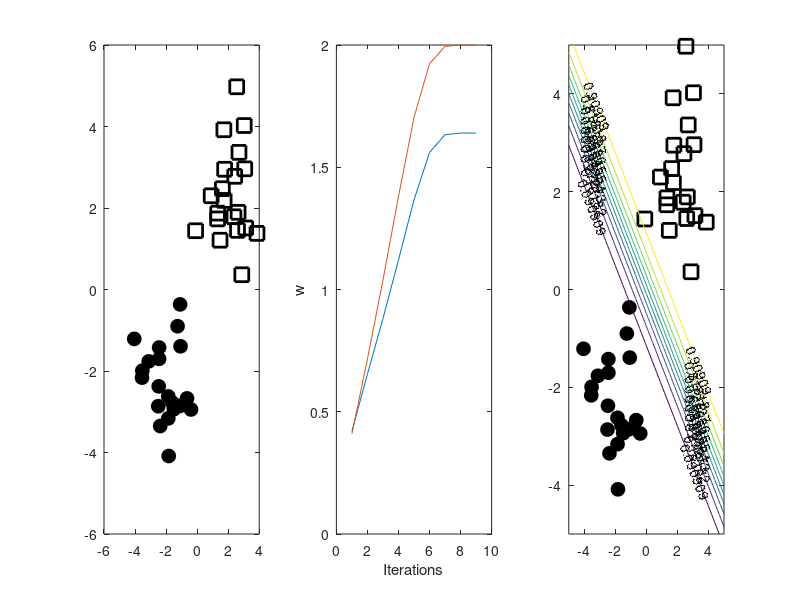

Reproduce this figure in MATLAB.
clear all;close all;clc;

%% load the classification data
load logregdata.mat
%plot the data
subplot(1,3,1);
hold off
plot(X(1:20,1),X(1:20,2),'ko','markersize',10,'markerfacecolor','k');
hold on
plot(X(21:40,1),X(21:40,2),'ks','markersize',10,'linewidth',2);

%% Initisliase the parameters
w = repmat(0,2,1); % start at zero (w = [0 0]' )
tolerance = 1e-6;%stopping tolerance
Nits = 100;
w_all = zeros(Nits,2);%store evolution of w values
ss = 10;% prior variance on parameters of w
change  = inf;%change value = infinite
iteration = 0; %iteration count = 0
while change>tolerance & iteration <Nits
    prob_t =1./(1 + exp(-X * w));
    %Gradient
    grad = -(1/ss) * w' + sum(X.*(repmat(t,1,length(w)) - repmat(prob_t,1,length(w))),1);
    %Hessian
    H = -X'* diag(prob_t.*(1 - prob_t)) * X;
    H = H - (1/ss)*eye(length(w));
    %Update w
    w = w - inv(H) * grad';
    iteration = iteration + 1;
    w_all(iteration,:) = w';
    if(iteration > 1)
         change = sum((w_all(iteration,:) - w_all(iteration-1,:)).^2);
    end
end
w_all(iteration+1:end,:) = [];

%% plot the ecolution of w
subplot(1,3,2);
hold off
plot(w_all);
xlabel('Iterations');
ylabel('w');

%% Plot the probability contours
subplot(1,3,3);
hold off
plot(X(1:20,1),X(1:20,2),'ko','markersize',10,'markerfacecolor','k')
hold on
plot(X(21:40,1),X(21:40,2),'ks','markersize',10,'linewidth',2)
[Xv,Yv] = meshgrid(-5:0.1:5,-5:0.1:5);
Probs = 1./(1+exp(-(w(1).*Xv + w(2).*Yv)));
[cs,h] = contour(Xv,Yv,Probs);
clabel(cs,h);
fprintf('\nProbabilities are probabilities of belonging to the square class');
    